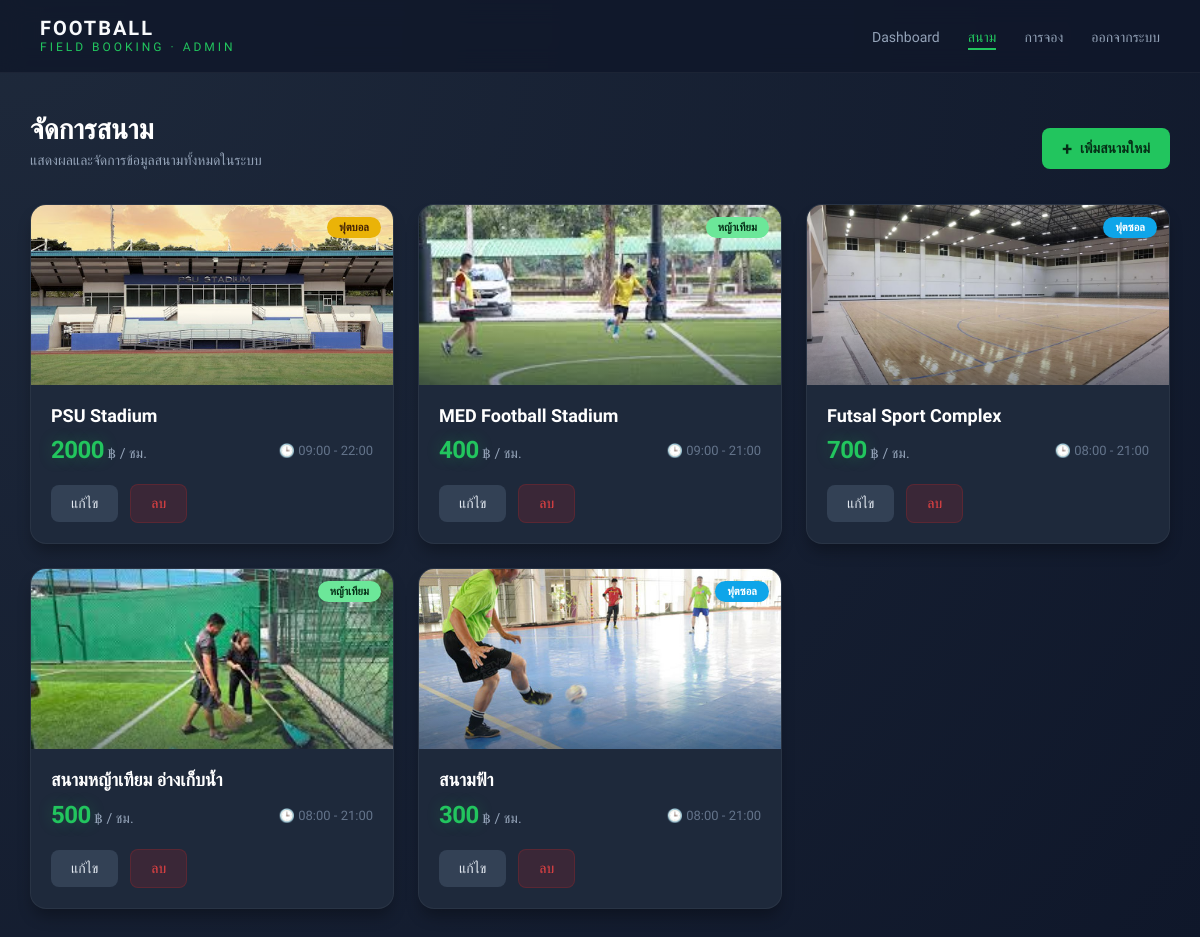
The page /dashboard/fields/ (signed in) on the database its author committed.
### booking/models.py (models this page shows, shortened)
class Field(models.Model):
    name = models.CharField(max_length=100)
    field_type = models.CharField(max_length=20, choices=FIELD_TYPE)
    price = models.IntegerField()
    image = models.ImageField(upload_to='fields/', null=True, blank=True)
    open_time = models.TimeField()
    close_time = models.TimeField()
    is_active = models.BooleanField(default=True)

### booking/views.py (the view, shortened to what this page needs)
# urls.py: path('dashboard/fields/', views.field_management, name='field_management'),
@login_required
def field_management(request):
    fields = Field.objects.all()
    return render(request, "booking/field-management.html", {"fields": fields})

### booking/templates/booking/field-management.html (shortened to what this page needs)
{% load static %}
<!DOCTYPE html>
<html lang="th">
<head>
    <link rel="stylesheet" href="{% static 'booking/css/field-management.css' %}">
</head>
<body>
    <nav class="navbar">
        <div class="logo">
            <span class="logo-main">FOOTBALL</span>
            <span class="logo-sub">FIELD BOOKING · ADMIN</span>
        </div>
        <ul class="nav-menu">
            <li><a href="{% url 'admin_dashboard' %}">Dashboard</a></li>
            <li><a href="{% url 'field_management' %}" class="active">สนาม</a></li>
            <li><a href="{% url 'booking_management' %}">การจอง</a></li>
            <li><a href="{% url 'logout' %}">ออกจากระบบ</a></li>
        </ul>
    </nav>
    <div class="container">
        <div class="header">
            <div>
                <h1>จัดการสนาม</h1>
                <p class="subtitle">แสดงผลและจัดการข้อมูลสนามทั้งหมดในระบบ</p>
            </div>
            <button class="btn add" onclick="openAdd()"><span>+</span> เพิ่มสนามใหม่</button>
        </div>
        <div class="field-grid">
            {% for field in fields %}
            <div class="field-card">
                <div class="card-img-wrapper">
                    {% if field.image %}
                    <img src="{{ field.image.url }}">
                    {% else %}
                    <img src="{% static 'booking/images/default.jpg' %}">
                    {% endif %}
                    <span class="badge {{ field.field_type }}">
                        {{ field.get_field_type_display }}
                    </span>
                </div>
                <div class="card-body">
                    <h3>{{ field.name }}</h3>
                    <div class="field-info">
                        <p class="price"><span>{{ field.price }}</span> ฿ / ชม.</p>
                        <p class="time">🕒 {{ field.open_time|time:'H:i' }} - {{ field.close_time|time:'H:i' }}</p>
                    </div>
                    <div class="actions">
                        <button class="btn edit" onclick="openEdit(
                            '{{ field.id }}', '{{ field.name }}', '{{ field.field_type }}',
                            '{{ field.price }}', '{{ field.open_time|time:'H:i' }}', '{{ field.close_time|time:'H:i' }}'
                        )">แก้ไข</button>
                        <a href="{% url 'delete_field' field.id %}" class="btn delete"
                            onclick="return confirm('คุณแน่ใจใช่ไหมที่จะลบสนามนี้?')">ลบ</a>
                    </div>
                </div>
            </div>
            {% endfor %}
        </div>
    </div>
</body>
</html>

### booking/static/booking/css/field-management.css (style rules this page uses)
* { box-sizing: border-box; font-family: 'Prompt', sans-serif; margin: 0; padding: 0; }
body { background: radial-gradient(circle at 0% 0%, #1e293b 0%, #0f172a 100%); color: #f8fafc; min-height: 100vh; }
.navbar { position: sticky; top: 0; z-index: 1000; padding: 18px 40px; display: flex; justify-content: space-between; align-items: center; background: rgba(15, 23, 42, 0.8); backdrop-filter: blur(12px); border-bottom: 1px solid rgba(255, 255, 255, 0.05); }
.logo { line-height: 1; }
.logo-main { display: block; font-size: 20px; font-weight: 700; letter-spacing: 2px; }
.logo-sub { font-size: 12px; font-weight: 500; color: #22c55e; letter-spacing: 3px; }
.nav-menu { list-style: none; display: flex; gap: 28px; margin: 0; padding: 0; }
.nav-menu a { color: #94a3b8; text-decoration: none; font-size: 14px; font-weight: 500; position: relative; padding: 5px 0; }
.nav-menu a:hover, .nav-menu a.active { color: #22c55e; }
.nav-menu a::after { content: ''; position: absolute; bottom: 0; left: 0; width: 0; height: 2px; background: #22c55e; transition: 0.3s; }
.nav-menu a:hover::after, .nav-menu a.active::after { width: 100%; }
.container { max-width: 1300px; margin: 40px auto; padding: 0 30px; }
.header { display: flex; justify-content: space-between; align-items: flex-end; margin-bottom: 35px; }
.header h1 { font-size: 28px; margin: 0; color: #fff; }
.subtitle { font-size: 14px; color: #94a3b8; margin: 5px 0 0 0; }
.field-grid { display: grid; grid-template-columns: repeat(auto-fill, minmax(300px, 1fr)); gap: 24px; }
.field-card { background: #1e293b; border-radius: 16px; overflow: hidden; border: 1px solid rgba(255, 255, 255, 0.05); box-shadow: 0 10px 15px -3px rgba(0, 0, 0, 0.3); }
.card-img-wrapper { position: relative; height: 180px; }
.card-img-wrapper img { width: 100%; height: 100%; object-fit: cover; }
.badge { position: absolute; top: 12px; right: 12px; padding: 4px 12px; border-radius: 20px; font-size: 11px; font-weight: 600; }
.badge.football { background: #eab308; color: #422006; }
.badge.futsal { background: #0ea5e9; color: #fff; }
.badge.football7 { background: #6ce799; color: #052e16; }
.card-body { padding: 20px; }
.card-body h3 { margin: 0 0 10px 0; font-size: 18px; color: #fff; }
.field-info { display: flex; justify-content: space-between; align-items: center; margin-bottom: 20px; }
.price { color: #94a3b8; font-size: 14px; margin: 0; }
.price span { color: #22c55e; font-size: 20px; font-weight: 700; }
.time { font-size: 13px; color: #64748b; margin: 0; }
.btn { padding: 10px 20px; border-radius: 8px; border: none; font-size: 14px; font-weight: 500; cursor: pointer; display: inline-flex; align-items: center; justify-content: center; }
.btn.add { background: #22c55e; color: #052e16; font-weight: 600; }
.btn.add span { margin-right: 8px; font-size: 18px; }
.btn.edit { background: #334155; color: #e2e8f0; flex: 2; }
.btn.delete { background: rgba(220, 38, 38, 0.15); color: #ef4444; flex: 1; text-decoration: none; margin-left: 8px; border: 1px solid rgba(220, 38, 38, 0.2); }
.field-card { background: #1e293b; border-radius: 16px; overflow: hidden; border: 1px solid rgba(255, 255, 255, 0.05); box-shadow: 0 10px 15px -3px rgba(0, 0, 0, 0.3); transition: all 0.4s cubic-bezier(0.175, 0.885, 0.32, 1.275); position: relative; }
.card-img-wrapper::after { content: ""; position: absolute; inset: 0; background: linear-gradient(to top, rgba(30, 41, 59, 0.8), transparent 40%); opacity: 0.6; }
.price span { color: #22c55e; font-size: 24px; font-weight: 700; letter-spacing: -0.5px; text-shadow: 0 0 15px rgba(34, 197, 94, 0.3); }
.btn { transition: all 0.2s ease; position: relative; overflow: hidden; }

### rows shown on the page
Field: image (picture), field_type "ฟุตบอล", name "PSU Stadium", price "2000", open_time "09:00", close_time "22:00"
Field: image (picture), field_type "หญ้าเทียม", name "MED Football Stadium", price "400", open_time "09:00", close_time "21:00"
Field: image (picture), field_type "ฟุตซอล", name "Futsal Sport Complex", price "700", open_time "08:00", close_time "21:00"
Field: image (picture), field_type "หญ้าเทียม", name "สนามหญ้าเทียม อ่างเก็บน้ำ", price "500", open_time "08:00", close_time "21:00"
Field: image (picture), field_type "ฟุตซอล", name "สนามฟ้า", price "300", open_time "08:00", close_time "21:00"
